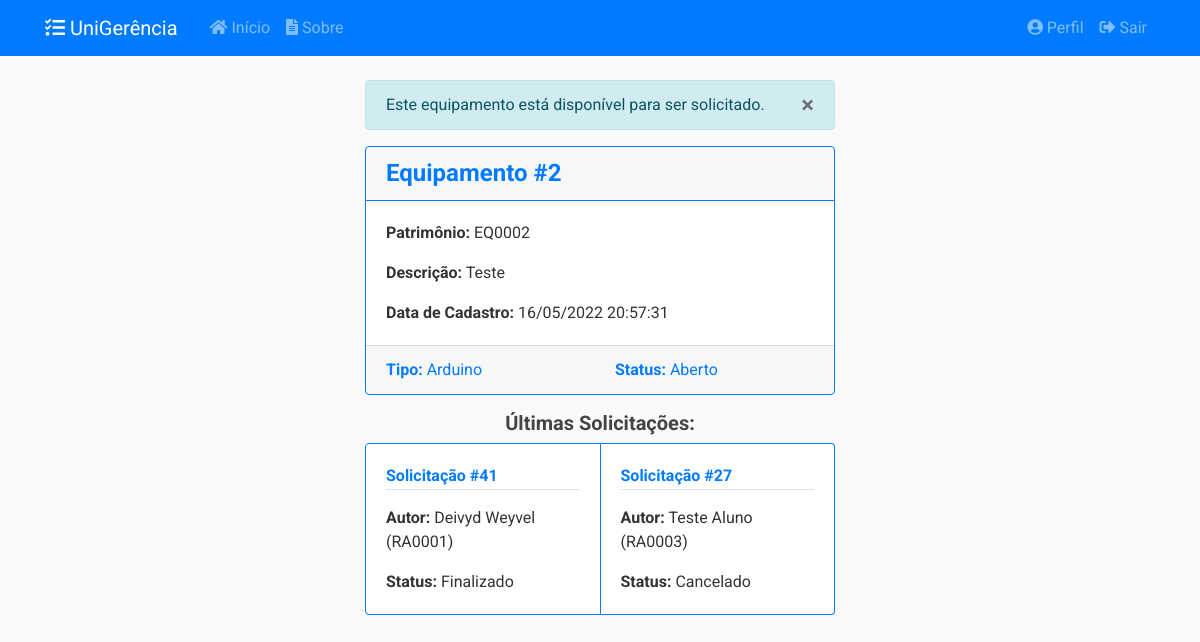
Page /equipamentos/2 (signed in) on the earlier database version.
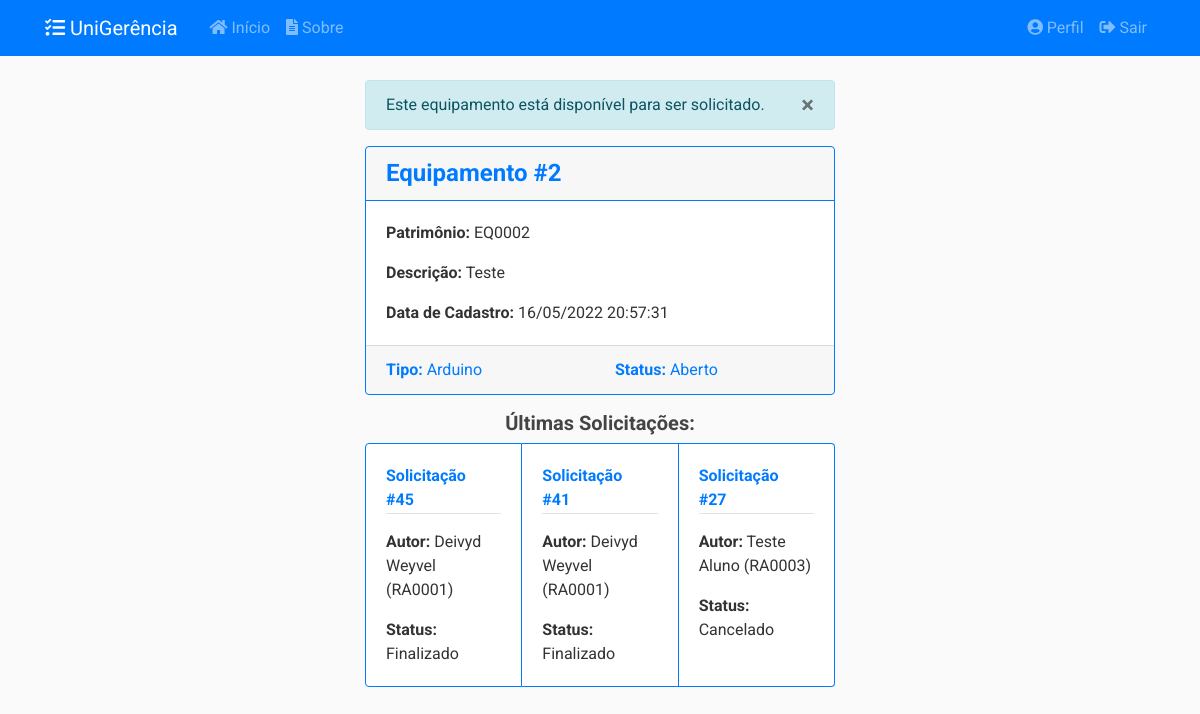
Same page on the later database version.
### app/models/solicitacoes.py (models this page shows, shortened)
class Solicitacao(db.Model):
    __tablename__ = 'solicitacoes'
    __table_args__ = {'extend_existing': True}
    id = db.Column(db.Integer, primary_key=True)
    status = db.Column(db.Enum(Status), default=Status.ABERTO.name)
    data_abertura = db.Column(db.DateTime, nullable=False,
                              default=datetime.now().astimezone(fuso_horario))
    data_inicio_pref = db.Column(db.Date, nullable=False)
    data_fim_pref = db.Column(db.Date, nullable=False)
    data_retirada = db.Column(db.DateTime, nullable=True)
    data_devolucao = db.Column(db.DateTime, nullable=True)
    data_cancelamento = db.Column(db.DateTime, nullable=True)
    data_finalizacao = db.Column(db.DateTime, nullable=True)
    quantidade = db.Column(db.Integer, nullable=False, default=0)
    descricao = db.Column(db.String(20), nullable=False)
    tipo = db.Column(db.String(20), nullable=False)
    ativo = db.Column(db.Boolean, nullable=False, default=True)
    usuario_id = db.Column(db.Integer, db.ForeignKey('usuarios.id'),
                           nullable=False)
    turno_id = db.Column(db.Integer, db.ForeignKey('turnos.id'),
                           nullable=False)
    turno = db.relationship('Turno', back_populates='solicitacoes')
    __mapper_args__ = {
        'polymorphic_identity': 'SOLICITACAO',
        'polymorphic_on': tipo
    }
    def recuperar_ultimas_eqp(equipamento, limite):
        return SolicitacaoEquipamento.query.filter(
            SolicitacaoEquipamento.equipamentos.contains(equipamento)).filter_by(
            ativo=True).order_by(SolicitacaoEquipamento.id.desc()).limit(limite)

class SolicitacaoEquipamento(Solicitacao):
    __tablename__ = 'solicitacoes_equipamentos'
    id = db.Column(db.Integer, db.ForeignKey('solicitacoes.id'), primary_key=True)
    tipo_eqp_id = db.Column(db.Integer, db.ForeignKey('tipos_equipamento.id'),
                           nullable=True)
    equipamentos = db.relationship('Equipamento', secondary=solicitacao_e,
                                   back_populates='solicitacoes')
    tipo_eqp = db.relationship('TipoEquipamento', back_populates='solicitacoes')
    __mapper_args__ = {
        'polymorphic_identity': 'EQUIPAMENTO'
    }

class Solicitacao(db.Model):
    __tablename__ = 'solicitacoes'
    __table_args__ = {'extend_existing': True}
    id = db.Column(db.Integer, primary_key=True)
    status = db.Column(db.Enum(Status), default=Status.ABERTO.name)
    data_abertura = db.Column(db.DateTime, nullable=False,
                              default=datetime.now().astimezone(fuso_horario))
    data_inicio_pref = db.Column(db.Date, nullable=False)
    data_fim_pref = db.Column(db.Date, nullable=False)
    data_retirada = db.Column(db.DateTime, nullable=True)
    data_devolucao = db.Column(db.DateTime, nullable=True)
    data_cancelamento = db.Column(db.DateTime, nullable=True)
    data_finalizacao = db.Column(db.DateTime, nullable=True)
    quantidade = db.Column(db.Integer, nullable=False, default=0)
    descricao = db.Column(db.String(20), nullable=False)
    tipo = db.Column(db.String(20), nullable=False)
    ativo = db.Column(db.Boolean, nullable=False, default=True)
    usuario_id = db.Column(db.Integer, db.ForeignKey('usuarios.id'),
                           nullable=False)
    turno_id = db.Column(db.Integer, db.ForeignKey('turnos.id'),
                           nullable=False)
    turno = db.relationship('Turno', back_populates='solicitacoes')
    __mapper_args__ = {
        'polymorphic_identity': 'SOLICITACAO',
        'polymorphic_on': tipo
    }
    def recuperar_ultimas_eqp(equipamento, limite):
        return SolicitacaoEquipamento.query.filter(
            SolicitacaoEquipamento.equipamentos.contains(equipamento)).filter_by(
            ativo=True).order_by(SolicitacaoEquipamento.id.desc()).limit(limite)

### app/models/usuarios.py (models this page shows, shortened)
class Usuario(db.Model, UserMixin):
    __tablename__ = 'usuarios'
    __table_args__ = {'extend_existing': True}
    id = db.Column(db.Integer, primary_key=True)
    nome = db.Column(db.String(100), nullable=False)
    identificacao = db.Column(db.String(20), unique=True, nullable=False)
    email = db.Column(db.String(100), unique=True, nullable=False)
    senha = db.Column(db.String(60), nullable=False)
    data_cadastro = db.Column(db.DateTime, nullable=False,
                              default=datetime.now().astimezone(fuso_horario))
    data_atualizacao = db.Column(db.DateTime, nullable=True)
    tipo = db.Column(db.Enum(TipoUsuario), nullable=False)
    ativo = db.Column(db.Boolean, nullable=False, default=True)
    imagem_perfil = db.Column(db.String(20), nullable=False,
                              default='default.jpg')
    posts = db.relationship('Post', backref='autor',
                            foreign_keys='Post.usuario_id', lazy=True)
    recipiente = db.relationship('Post', backref='destinatario',
                                 foreign_keys='Post.destinatario_id', lazy=True)
    solicitacoes = db.relationship('Solicitacao', backref='autor', lazy=True)
    relatorios = db.relationship('Relatorio', backref='autor', lazy=True)
    def __repr__(self):
        return f"{self.nome} ({self.identificacao})"
    def verificar_admin(self):
        if self.tipo.name == 'ADMIN':
            return True
        else:
            return False

### app/controllers/equipamentos.py (the view)
@equipamentos.route("/<int:eqp_id>")
@login_required
@admin_required
def equipamento(eqp_id):
    equipamento = Equipamento.recuperar_id(eqp_id)
    solicitacoes = Solicitacao.recuperar_ultimas_eqp(equipamento, 3)
    return render_template('equipamentos/equipamento.html',
                           title=equipamento, equipamento=equipamento,
                           solicitacoes=solicitacoes)

### app/models/equipamentos.py (called while the page is built)
    def __repr__(self):
        return f"{self.patrimonio} - {self.descricao}"

    def recuperar_id(eqp_id):
        return Equipamento.query.filter_by(id=eqp_id).filter_by(ativo=True).first_or_404()

### app/models/usuarios.py (called while the page is built)
@login_manager.user_loader
def load_user(user_id):
    return Usuario.query.get(int(user_id))

def admin_required(f):
    @wraps(f)
    def wrap(*args, **kwargs):
        if Usuario.verificar_admin(current_user):
            return f(*args, **kwargs)
        else:
            flash('Você não tem autorização para acessar esta página.', 'danger')
        return redirect(url_for('principal.inicio'))
    return wrap

### app/templates/equipamentos/equipamento.html (shortened to what this page needs)
{% extends "layout.html" %}
{% block conteudo %}
{% if equipamento.status.name != 'PENDENTE' %}
<div class="alert alert-info" role="alert" id="alert-message">
    <button type="button" class="close" data-dismiss="alert">
    <span>&times;</span>
    </button>
    {% if equipamento.status.name == 'ABERTO' %}
    Este equipamento está disponível para ser solicitado.
    {% elif equipamento.status.name == 'CONFIRMADO' %}
    Este equipamento está confirmado para uma solicitação.
    {% elif equipamento.status.name == 'EMUSO' %}
    Este equipamento está em uso.
    {% elif equipamento.status.name == 'DESABILITADO' or equipamento.status.name == 'EMMANUTENCAO' %}
    Este equipamento está indisponível para ser solicitado.
    {% endif %}
</div>
{% endif %}
<div class="card border-primary mb-3">
    <h4 class="card-header text-primary border-primary">
        <a><strong>Equipamento #{{ equipamento.id }}</strong></a>
    </h4>
    <div class="card-body">
        <p class="card-text"><strong>Patrimônio:</strong> {{ equipamento.patrimonio }}</p>
        <p class="card-text"><strong>Descrição:</strong> {{ equipamento.descricao }}</p>
        <p class="card-text"><strong>Data de Cadastro:</strong> {{ equipamento.data_cadastro.strftime('%d/%m/%Y %H:%M:%S') }}</p>
    </div>
    <div class="card-footer text-muted">
        <div class="row">
            <div class="col-md-6">
                <a class=""><strong>Tipo:</strong> {{ equipamento.tipo_eqp.nome }}</a>
            </div>
            <div class="col-md-6">
                <a class=""><strong>Status:</strong> {{ equipamento.status.value }}</a>
            </div>
        </div>
    </div>
</div>
<h5 class="card-text text-center"><strong>Últimas Solicitações:</strong></h5>
<div class="card-group">
{% for solicitacao in solicitacoes %}
<div class="card border-primary">
    <div class="card-body">
        <div class="article-metadata mb-3">
            <a class="mr-2" href="{{ url_for('solicitacoes.solicitacao', solicitacao_id=solicitacao.id )}}"><strong>Solicitação #{{ solicitacao.id }}</strong></a>
        </div>
        <p class="card-text"><strong>Autor:</strong> {{ solicitacao.autor }}</p>
        <p class="card-text"><strong>Status:</strong> {{ solicitacao.status.value }}</p>
    </div>
</div>
{% endfor %}
</div>
{% endblock conteudo %}

Differences in the rows shown:
added SolicitacaoEquipamento: id "45", autor "Deivyd Weyvel (RA0001)", status.value "Finalizado"
